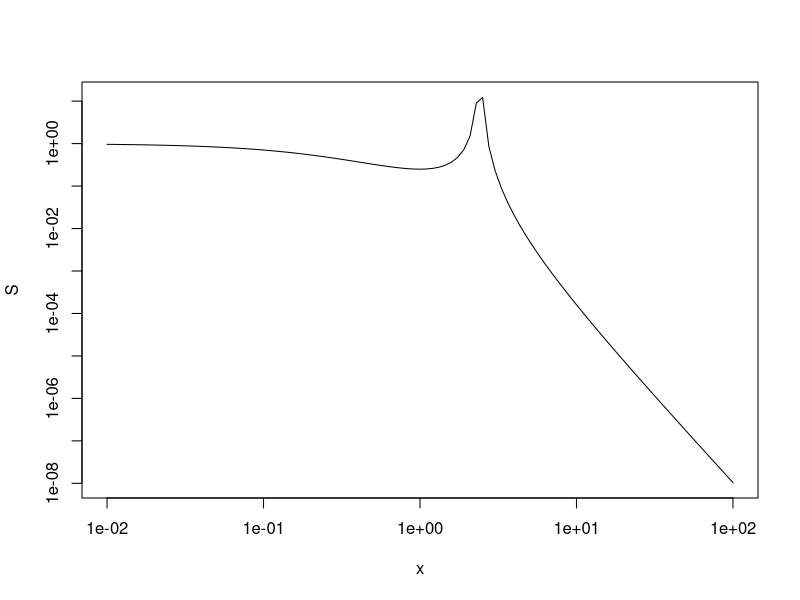

Write R code to recreate this figure.
## Resonance

d <- 1
w0 <- 1

H <- function(w) { s <- 1i*w ; 1/(s^2 + 2*d*w0*w + w0^2) }
S <- function(w) abs(H(w))^2

plot(S,from=1e-2,to=1e2,log="xy")

## State space implementation, compare with the exercise on the noisy oscillator

## Simulate the system

## Repeat for the other ones ...
